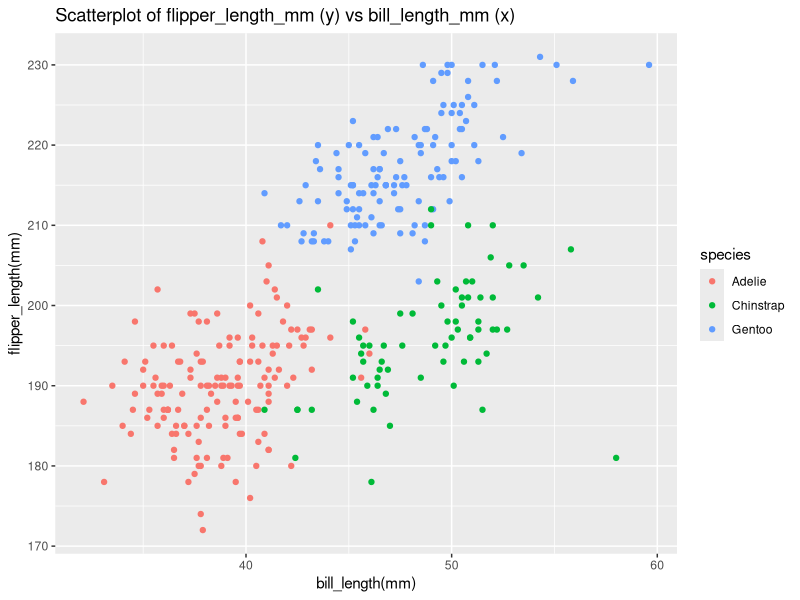

The R source for this figure:
## ---- chunk 1
library(tidyverse)
## ---- chunk 2
data("penguins", package = "palmerpenguins")
## ---- chunk 3
penguins_summary <- summary(penguins)
## ---- chunk 4
structure_penguins <- str(penguins)
## ---- chunk 5
# The size of the dataset (using nrow and ncol)
number_rows <- nrow(penguins)
number_cols <- ncol(penguins)
## ---- chunk 6
# The mean flipper length, ignoring missing value and calculate the mean
mean_flipper_length <- mean(penguins$flipper_length_mm, na.rm = TRUE)
## ---- chunk 7
library(ggplot2)

# Make a scatterplot and the color points is using the species variable inside of aes, Use na.rm = TRUE to ignore missing values
ggplot(data = penguins, aes(x = bill_length_mm, y = flipper_length_mm, color = species)) +
 
   geom_point(na.rm = TRUE) +
  
  labs(title = "Scatterplot of flipper_length_mm (y) vs bill_length_mm (x)", x = "bill_length(mm)", y = "flipper_length(mm)") 
## ---- chunk 8

# Use knitr package for better table formatting
library(knitr)

# Create a data frame containing four different types of variables
df <- data.frame(
  
  numeric_sample = rnorm(10),  # A random sample of size 10 from a standard Normal distribution
 
  logical_vector = rnorm(10) > 0,  # A logical vector indicating whether elements of the sample are greater than 0
  
  character_vector = letters[1:10],  # A character vector of length 10
  
  factor_vector = factor(rep(c("Level 1", "Level 2", "Level 3"), length.out = 10))  # A factor vector of length 10, with 3 different factor “levels”

  )

# Show the data frame using kable
kable(df)
## ---- chunk 9
# Calculate the means of these variables,using mean(df)
mean_numeric <- mean(pull(df, numeric_sample))
mean_logical <- mean(pull(df, logical_vector))

# The two variables cannot be directly averaged, so try() is used, and silent = TRUE is used to suppress the printing of error messages
mean_character <- try(mean(pull(df, character_vector)), silent = TRUE)
mean_factor <- try(mean(pull(df, factor_vector)), silent = TRUE)

# Print the results
mean_numeric
mean_logical
mean_character
mean_factor
## ---- chunk 10
# Coerce variables to numeric
numeric_logical <- as.numeric(df$logical_vector)
numeric_character <- as.numeric(df$character_vector)
numeric_factor <- as.numeric(df$factor_vector)

# Display the converted variables
numeric_logical
numeric_character
numeric_factor
